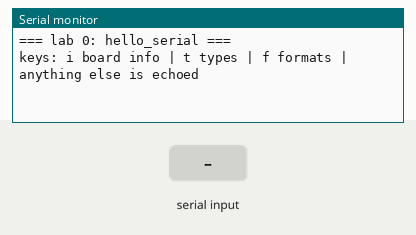
This sketch was run on a simulated ESP32. Shown: the last lines printed to the serial monitor. Inputs (shaded band) come from the test bench.

Above: at 1.4 s.
1.5 s: "i\n" received over Serial
At 2.0 s:
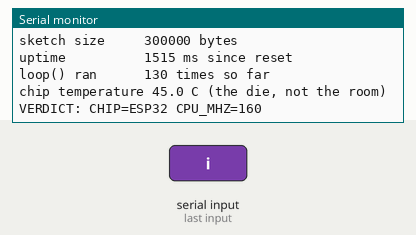
3.0 s: "t\n" received over Serial
At 4.2 s:
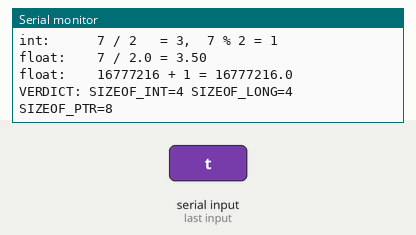
4.5 s: "f\n" received over Serial
At 5.5 s:
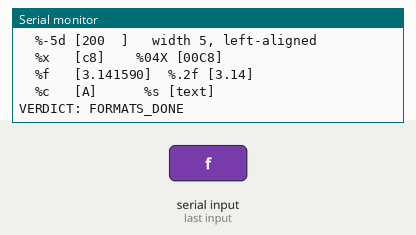
6.0 s: "1\n" received over Serial
At 7.1 s:
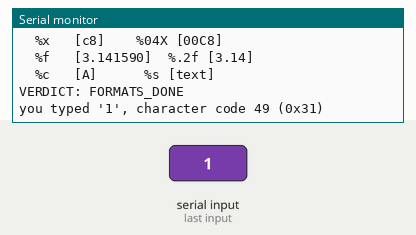

The sketch:

hello_serial.ino
```cpp
// hello_serial - the structure of a sketch, and talking to it over USB
//
// setup() runs once after reset, loop() runs again and again. Serial is the
// USB link to the Serial Monitor: the board prints with Serial.print() and
// Serial.printf(), and reads the keys you type with Serial.read().
//
//   i  information about the board: chip, clock, memory, uptime, temperature
//   t  C types on this chip: their sizes, and what happens at their limits
//   f  the same numbers printed in different formats
//   any other key is echoed back with its character code
//
// This lab does not use rt.h: everything here is the plain Arduino API.

// ---- EXPERIMENT KNOBS ----
const uint32_t kBaud = 115200;  // must match the Serial Monitor (ignored over USB, but keep them equal)

static uint32_t g_loops = 0;  // how many times loop() has run

static void print_menu(void) {
    Serial.println("keys: i board info | t types | f formats | anything else is echoed");
}

static void show_info(void) {
    Serial.printf("chip            %s, revision %d\n", ESP.getChipModel(), (int)ESP.getChipRevision());
    Serial.printf("CPU clock       %lu MHz\n", (unsigned long)ESP.getCpuFreqMHz());
    Serial.printf("flash           %lu bytes\n", (unsigned long)ESP.getFlashChipSize());
    Serial.printf("free heap (RAM) %lu bytes\n", (unsigned long)ESP.getFreeHeap());
    Serial.printf("sketch size     %lu bytes\n", (unsigned long)ESP.getSketchSize());
    Serial.printf("uptime          %lu ms since reset\n", (unsigned long)millis());
    Serial.printf("loop() ran      %lu times so far\n", (unsigned long)g_loops);
    Serial.printf("chip temperature %.1f C (the die, not the room)\n", temperatureRead());

    char v[64];
    snprintf(v, sizeof(v), "CHIP=%s CPU_MHZ=%lu", ESP.getChipModel(), (unsigned long)ESP.getCpuFreqMHz());
    Serial.printf("VERDICT: %s\n", v);
}

static void show_types(void) {
    Serial.println("size of each type, in bytes:");
    Serial.printf("  char %d, short %d, int %d, long %d, long long %d\n", (int)sizeof(char), (int)sizeof(short),
                  (int)sizeof(int), (int)sizeof(long), (int)sizeof(long long));
    Serial.printf("  float %d, double %d, a pointer %d\n", (int)sizeof(float), (int)sizeof(double),
                  (int)sizeof(void*));

    // Fixed-size types say their width in the name. Unsigned ones wrap
    // around at their limit, with no error.
    uint8_t small = 255;
    small = small + 1;
    Serial.printf("uint8_t:  255 + 1 = %u\n", (unsigned)small);

    uint32_t zero = 0;
    uint32_t below = zero - 1;
    Serial.printf("uint32_t: 0 - 1   = %lu\n", (unsigned long)below);

    // Integer division drops the fraction; one float operand keeps it.
    int a = 7, b = 2;
    Serial.printf("int:      7 / 2   = %d,  7 %% 2 = %d\n", a / b, a % b);
    Serial.printf("float:    7 / 2.0 = %.2f\n", a / 2.0f);

    // float has about 7 significant digits.
    float big = 16777216.0f;  // 2^24
    Serial.printf("float:    16777216 + 1 = %.1f\n", big + 1.0f);

    char v[64];
    snprintf(v, sizeof(v), "SIZEOF_INT=%d SIZEOF_LONG=%d SIZEOF_PTR=%d", (int)sizeof(int), (int)sizeof(long),
             (int)sizeof(void*));
    Serial.printf("VERDICT: %s\n", v);
}

static void show_formats(void) {
    int n = 200;
    float x = 3.14159f;

    Serial.println("Serial.print with a base:");
    Serial.print("  decimal ");
    Serial.println(n);
    Serial.print("  hex     ");
    Serial.println(n, HEX);
    Serial.print("  binary  ");
    Serial.println(n, BIN);
    Serial.print("  float   ");
    Serial.println(x, 4);  // 4 digits after the point

    Serial.println("Serial.printf, the same format strings as printf in C:");
    Serial.printf("  %%d   [%d]\n", n);
    Serial.printf("  %%5d  [%5d]   width 5, right-aligned\n", n);
    Serial.printf("  %%-5d [%-5d]   width 5, left-aligned\n", n);
    Serial.printf("  %%x   [%x]    %%04X [%04X]\n", n, n);
    Serial.printf("  %%f   [%f]  %%.2f [%.2f]\n", x, x);
    Serial.printf("  %%c   [%c]      %%s [%s]\n", 'A', "text");

    Serial.println("VERDICT: FORMATS_DONE");
}

void setup() {
    Serial.begin(kBaud);
    // Over USB the board starts before the Serial Monitor is open. Wait for
    // it up to 3 s, so the first lines are not lost.
    uint32_t t = millis();
    while (!Serial && millis() - t < 3000) delay(10);
    delay(200);

    Serial.println();
    Serial.println("=== lab 0: hello_serial ===");
    print_menu();
}

void loop() {
    g_loops = g_loops + 1;

    if (Serial.available() > 0) {
        int k = Serial.read();
        if (k == 'i') {
            show_info();
        } else if (k == 't') {
            show_types();
        } else if (k == 'f') {
            show_formats();
        } else if (k != '\r' && k != '\n') {
            Serial.printf("you typed '%c', character code %d (0x%02X)\n", k, k, k);
        }
    }
    delay(10);
}
```

Measured:
- after the input at 1.5 s, the serial monitor: prints a new line at once (image 1)
- after the input at 3.0 s, the serial monitor: prints a new line at once (image 2)
- after the input at 4.5 s, the serial monitor: prints a new line at once (image 3)
- after the input at 6.0 s, the serial monitor: prints a new line at once (image 4)
